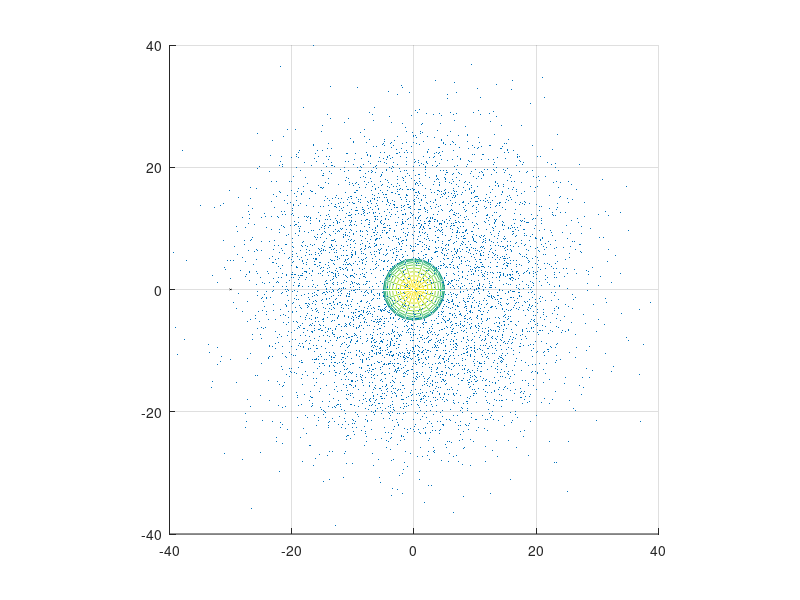

Write the MATLAB code that produced this figure. (Note: this script raises an error after producing the figure.)
%http://onlinelibrary.wiley.com/doi/10.1111/j.1574-6968.2001.tb10662.x/full
%link for bacteria swimming speed.
%Ill take it 40 micrometers per second.

%Step size. (Seconds).
step = 10^-4;
speed = 40;
time = 10;
cell_radius = 5;
nanobot_coor = [-30, 0, 0];
nanobot_radius = 2;
num_of_molecules = 40000;
std = 10;

molecules = normrnd(0, std, [num_of_molecules, 3]);
x = molecules;
t = cell_radius./sqrt(sum(x.^2, 2));
molecules = molecules + t.*molecules;


scatter3( molecules(:,1) , molecules(:,2) , molecules(:,3) , 0.1 , 'fill' )

arrival_times = zeros(time/step,1);

bias = [0,0,0];

q = normrnd(0, 0.001, [1, 3]);
x = (speed*step)./sqrt(sum(q.^2, 2)).*q;

old_hitt = 0;

[X,Y,Z] = sphere;
h = figure(1);
axis tight manual;
filename = 'testAnimated.gif';

for i = 1:time/step
       
    nanobot_coor = nanobot_coor + x;
    hitt = sum((sum((molecules - nanobot_coor).^2, 2) <= nanobot_radius^2));   
    if(hitt > old_hitt)
        bias = (bias * 0.99 +  x * 0.01 );
        old_hitt = hitt;
    elseif(hitt < old_hitt)
        bias = (bias * 0.99 - x * 0.01);
        old_hitt = hitt; 
    elseif(hitt == 0)
        bias = (bias * 0.99 - x * 0.01);
        old_hitt = hitt;
    else
        old_hitt = hitt;
    end      
    q = normrnd(0, 1, [1, 3]);
    x = (speed*step)./sqrt(sum(q.^2 , 2)).*q * 0.5  ...
        + (speed*step)./sqrt(sum(bias.^2 , 2)).*bias * 0.5; 
    x(isnan(x)) = 0;
    arrival_times(i) = sum((nanobot_coor).^2, 2);  
    
    if(mod(i, 500) == 1)
        hold on
        mesh(X*5 , Y*5 , Z*5);
        surf(X*0.1 + nanobot_coor(1), Y*0.1 + nanobot_coor(2), Z*0.1 + nanobot_coor(3));
        axis([-40  40   -40  40   -40  40]);
        view(0,90);
        axis square;
        refreshdata;
        drawnow;
        frame = getframe(h); 
        im = frame2im(frame); 
        [imind,cm] = rgb2ind(im,256); 
        if i == 1 
             imwrite(imind,cm,filename,'gif', 'Loopcount',inf); 
        else
            imwrite(imind,cm,filename,'gif','WriteMode','append');
        end 
    end
end

plot(arrival_times)
